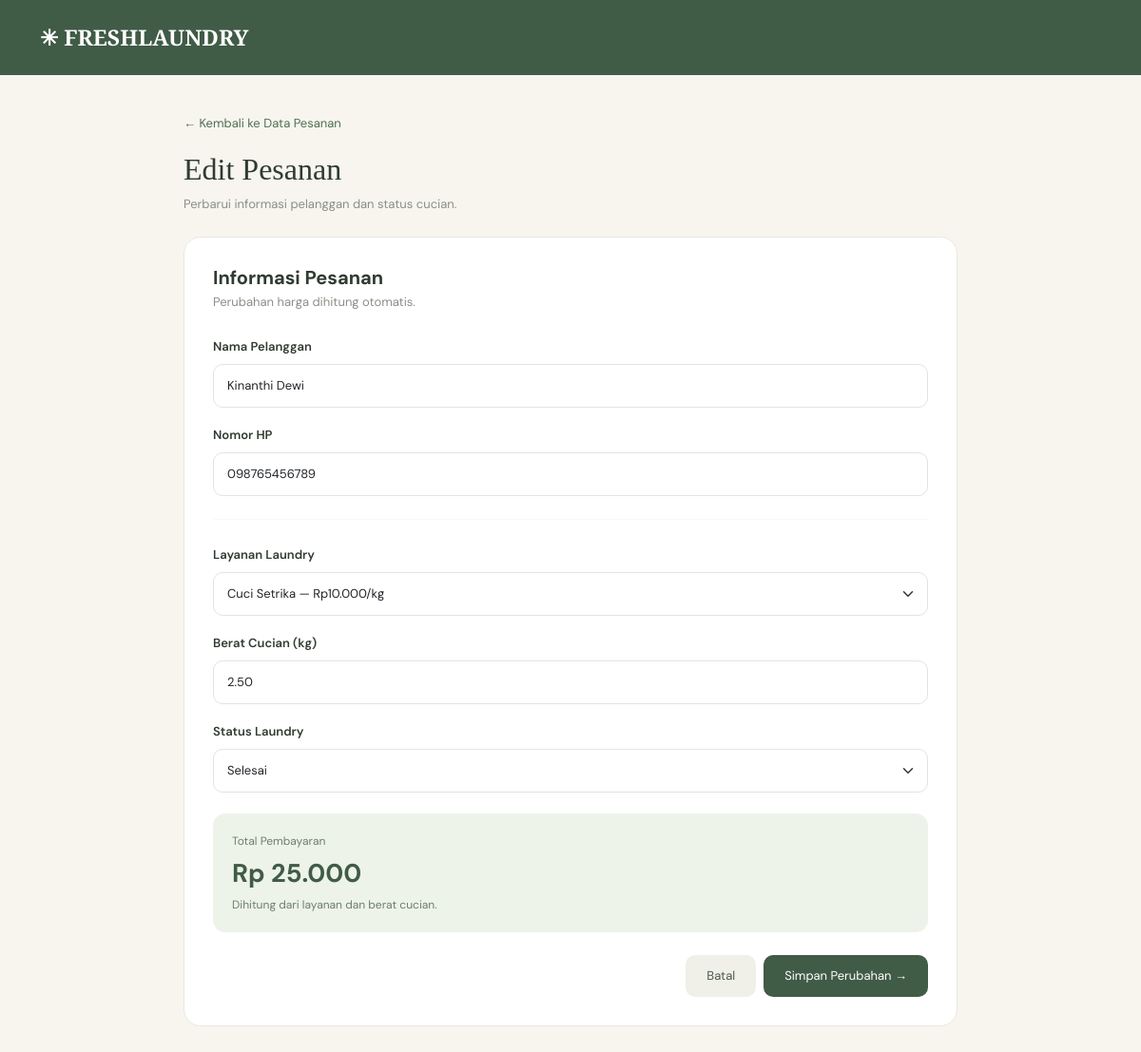
The page /freshlaundry/edit.php?id=3 (signed in) on the database its author committed.
### tables this page shows
CREATE TABLE `pesanan` (
  `id` int(11) NOT NULL,
  `nama_pelanggan` varchar(100) NOT NULL,
  `no_hp` varchar(20) NOT NULL,
  `layanan` varchar(50) NOT NULL,
  `berat` decimal(6,2) NOT NULL,
  `total_harga` int(11) NOT NULL,
  `status` enum('Menunggu','Diproses','Selesai') DEFAULT 'Menunggu',
  `tanggal` datetime DEFAULT current_timestamp(),
  `foto_baju` varchar(255) DEFAULT NULL
);

### freshlaundry/edit.php (the view, shortened to what this page needs)
<?php
require "config.php";
$id = filter_input(INPUT_GET, "id", FILTER_VALIDATE_INT);
$stmt = mysqli_prepare($conn, "SELECT * FROM pesanan WHERE id = ?");
mysqli_stmt_bind_param($stmt, "i", $id);
mysqli_stmt_execute($stmt);
$result = mysqli_stmt_get_result($stmt);
$data = mysqli_fetch_assoc($result);
?>
<!DOCTYPE html>
<html lang="id">
<head>
    <link href="https://cdn.jsdelivr.net/npm/bootstrap@5.3.3/dist/css/bootstrap.min.css" rel="stylesheet">
</head>
<body>
<nav class="navbar">
    <div class="container">
        <a href="index.php" class="navbar-brand">✳ FRESHLAUNDRY</a>
    </div>
</nav>
<main class="page">
    <a href="pesanan.php" class="back">← Kembali ke Data Pesanan</a>
    <h1>Edit Pesanan</h1>
    <p class="subtitle">Perbarui informasi pelanggan dan status cucian.</p>
    <section class="form-card">
        <h5 class="fw-bold mb-1">Informasi Pesanan</h5>
        <p class="subtitle mb-4">Perubahan harga dihitung otomatis.</p>
        <form method="POST">
            <div class="mb-3">
                <label class="form-label">Nama Pelanggan</label>
                <input type="text" name="nama_pelanggan"
                    class="form-control" maxlength="100" required
                    value="<?= htmlspecialchars($data['nama_pelanggan']) ?>">
            </div>
            <div class="mb-4">
                <label class="form-label">Nomor HP</label>
                <input type="tel" name="no_hp"
                    class="form-control" maxlength="20" required
                    value="<?= htmlspecialchars($data['no_hp']) ?>">
            </div>
            <hr style="border-color:#EAE9E0;">
            <div class="mb-3 mt-4">
                <label class="form-label">Layanan Laundry</label>
                <select name="layanan" id="layanan" class="form-select" required>
                    <option value="Cuci Setrika"
                        <?= $data['layanan'] === 'Cuci Setrika' ? 'selected' : '' ?>>
                        Cuci Setrika — Rp10.000/kg
                    </option>
                </select>
            </div>
            <div class="mb-3">
                <label class="form-label">Berat Cucian (kg)</label>
                <input type="number" name="berat" id="berat"
                    class="form-control" min="0.01" max="9999.99"
                    step="0.01" required
                    value="<?= htmlspecialchars((string)$data['berat']) ?>">
            </div>
            <div class="mb-3">
                <label class="form-label">Status Laundry</label>
                <select name="status" class="form-select" required>
                    <?php foreach (["Menunggu", "Diproses", "Selesai"] as $pilihan): ?>
                        <option value="<?= $pilihan ?>"
                            <?= $data['status'] === $pilihan ? 'selected' : '' ?>>
                            <?= $pilihan ?>
                        </option>
                    <?php endforeach; ?>
                </select>
            </div>
            <div class="price-box">
                <div class="price-label">Total Pembayaran</div>
                <div class="price-value" id="totalHarga">Rp 0</div>
                <div class="price-label mt-1">Dihitung dari layanan dan berat cucian.</div>
            </div>
            <div class="d-flex flex-wrap gap-2 justify-content-end mt-4">
                <a href="pesanan.php" class="btn-cancel">Batal</a>
                <button type="submit" class="btn-save">Simpan Perubahan →</button>
            </div>
        </form>
    </section>
</main>
</body>
</html>

### freshlaundry/edit.php (style rules this page uses)
body { background: #F7F5EE; color: #303B31; font-family: 'DM Sans', sans-serif; }
.navbar { background: #405B46; padding: 17px 0; }
.navbar-brand { color: white; font-family: 'Playfair Display', serif; font-size: 23px; font-weight: 700; }
.page { max-width: 850px; margin: 38px auto; padding: 0 18px; }
.back { color: #506F54; text-decoration: none; font-size: 13px; }
h1 { font-family: 'Playfair Display', serif; font-size: 32px; margin-top: 18px; }
.subtitle { color: #899087; font-size: 13px; }
.form-card { background: white; border: 1px solid #EAE9E0; border-radius: 18px; padding: 30px; margin-top: 25px; }
.form-label { font-size: 13px; font-weight: 600; margin-bottom: 9px; }
.form-control, .form-select { padding: 12px 14px; border-color: #E3E5DC; border-radius: 10px; font-size: 13px; }
.price-box { background: #EDF3E9; border-radius: 13px; padding: 20px; margin-top: 22px; }
.price-label { color: #6D7E6D; font-size: 12px; }
.price-value { color: #405B46; font-size: 27px; font-weight: 700; margin-top: 5px; }
.btn-save { background: #405B46; color: white; border: 0; border-radius: 10px; padding: 12px 22px; font-size: 13px; }
.btn-cancel { background: #F0F0E9; color: #4C584C; border-radius: 10px; padding: 12px 22px; font-size: 13px; text-decoration: none; }

### rows shown on the page
pesanan: nama_pelanggan "Kinanthi Dewi", no_hp "098765456789", layanan "Cuci Setrika — Rp10.000/kg", berat "2.50", status "Selesai"
